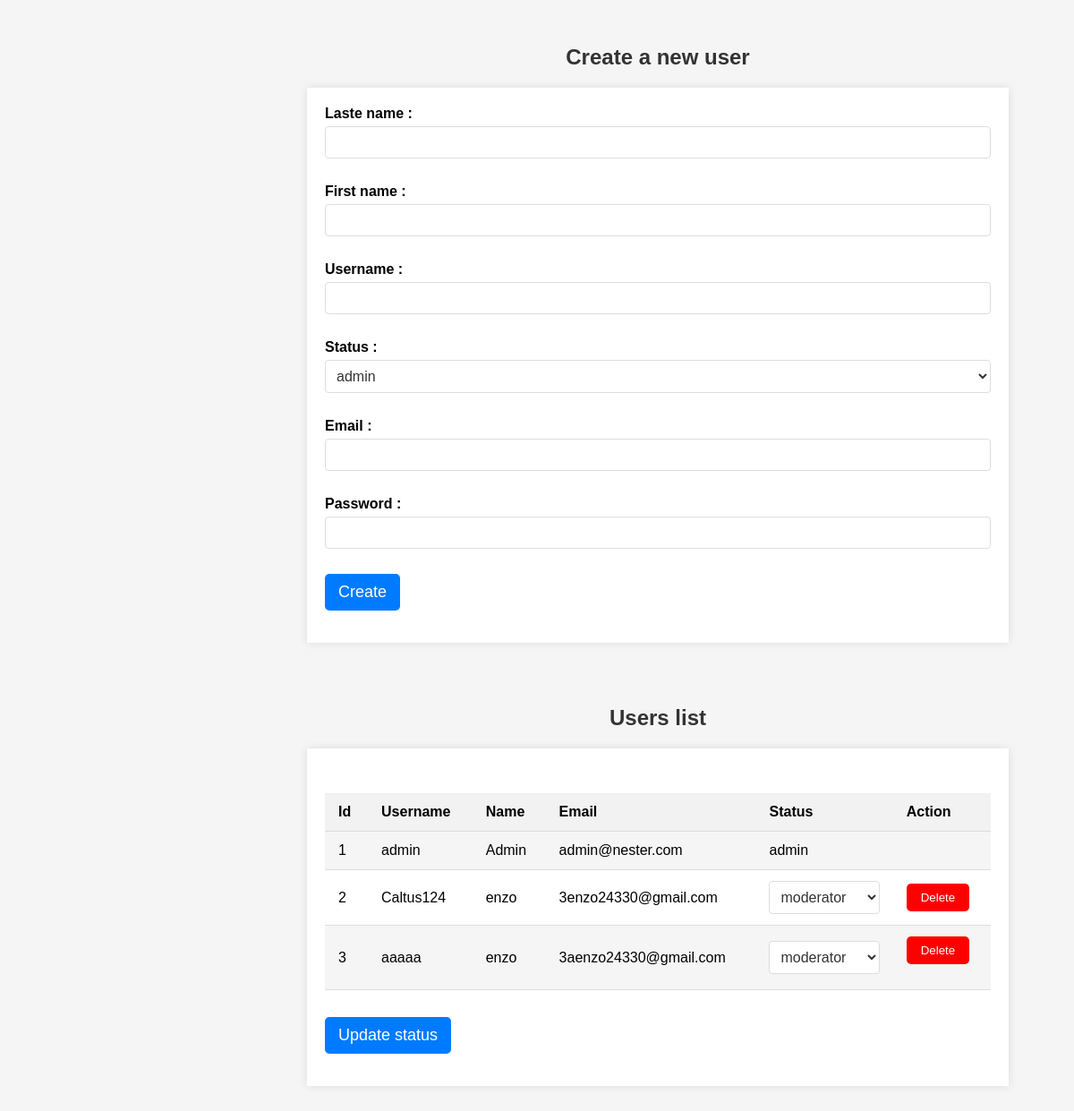
The page /user.php (signed in) on the database its author committed.
### tables this page shows
CREATE TABLE user (
    id INTEGER PRIMARY KEY AUTOINCREMENT,
    username TEXT NOT NULL UNIQUE,
    password TEXT NOT NULL,
    email TEXT NOT NULL UNIQUE,
    nom TEXT NOT NULL, 
    prenom TEXT NOT NULL, 
    status TEXT NOT NULL
);

### user.php (the view, shortened to what this page needs)
<h1>Create a new user</h1>
<div class="container">
<div class="create-user-form">
        <form method="POST" action="home.php?page=user">
            <label for="nom">Laste name :</label>
            <input type="text" name="nom" id="nom" required><br><br>
            <label for="prenom">First name :</label>
            <input type="text" name="prenom" id="prenom" required><br><br>
            <label for="nom_utilisateur">Username :</label>
            <input type="text" name="nom_utilisateur" id="nom_utilisateur" required><br><br>
            <label for="type_utilisateur">Status :</label>
            <select name="type_utilisateur" id="type_utilisateur">
                <option value="admin">admin</option>
            </select><br><br>
            <label for="email">Email :</label>
            <input type="email" name="email" id="email" required><br><br>
            <label for="mot_de_passe">Password :</label>
            <input type="password" name="mot_de_passe" id="mot_de_passe" required><br><br>
            <input id="btn" type="submit" value="Create">
        </form>
    </div>
</div>
<h1>Users list</h1>
<div class="container">
<form method="post" action="update_status.php">
    <table>
        <tr>
            <th>Id</th>
            <th>Username</th>
            <th>Name</th>
            <th>Email</th>
            <th>Status</th>
            <th>Action</th>
        </tr>
        <?php
        $dbFile = './database/nester.db';
        $database = new SQLite3($dbFile);
        $sql = 'SELECT id, username, nom, email, status FROM user';
        $result = $database->query($sql);
        while ($row = $result->fetchArray(SQLITE3_ASSOC)) {
            echo '<tr>';
            echo '<td>' . $row['id'] . '</td>';
            echo '<td>' . $row['username'] . '</td>';
            echo '<td>' . $row['nom'] . '</td>';
            echo '<td>' . $row['email'] . '</td>';
            echo '<td>';
            if ($row['id'] != 1) {
                echo '<select name="new_status[' . $row['id'] . ']">';
                echo '<option value="moderator" ' . ($row['status'] == 'moderator' ? 'selected' : '') . '>moderator</option>';
                echo '</select>';
            } else {
                echo $row['status'];
            }
            echo '</td>';
            echo '<td>';
            if ($row['id'] != 1) {
                echo '<form method="post" action="home.php?page=user">';
                echo '<input type="submit" id="deleteButton" value="Delete">';
                echo '</form>';
            }
            echo '</td>';
            echo '</tr>';
        }
        ?>
    </table>
    <button id="btn" type="submit" style="margin-top: 30px;">Update status</button>
</form>
</div>

### user.php (style rules this page uses)
.container { max-width: 80%; margin: 20px auto; padding: 20px; background-color: #fff; box-shadow: 0 0 10px rgba(0, 0, 0, 0.1); margin-bottom: 70px; }
h1 { font-size: 24px; color: #333; margin-bottom: 20px; text-align: center; }
table { margin-top: 30px; width: 100%; border-collapse: collapse; }
th, td { padding: 12px 15px; text-align: left; border-bottom: 1px solid #ddd; }
th { background-color: #f2f2f2; font-weight: bold; }
tr:nth-child(even) { background-color: #f5f5f5; }
select { width: 100%; padding: 8px; font-size: 16px; border: 1px solid #ddd; border-radius: 4px; background-color: #fff; color: #333; cursor: pointer; }
select option { background-color: #fff; color: #333; font-size: 16px; }
.create-user-form label { font-weight: bold; display: block; margin-bottom: 5px; }
.create-user-form input[type="text"], .create-user-form input[type="email"], .create-user-form input[type="password"], .create-user-form select { outline: none; width: 100%; padding: 8px; font-size: 16px; border: 1px solid #ddd; border-radius: 4px; margin-bottom: 10px; }
#btn { background-color: #007BFF; color: #fff; padding: 10px 15px; border: none; border-radius: 5px; font-size: 18px; cursor: pointer; }
#deleteButton { background-color: red; color: white; border: none; padding: 8px 16px; border-radius: 5px; cursor: pointer; }

### rows shown on the page
user: id "1", username "admin", nom "Admin", email "admin@nester.com", status "admin"
user: id "2", username "Caltus124", nom "enzo", email "3enzo24330@gmail.com", status+id "moderator"
user: id "3", username "aaaaa", nom "enzo", email "3aenzo24330@gmail.com", status+id "moderator"
